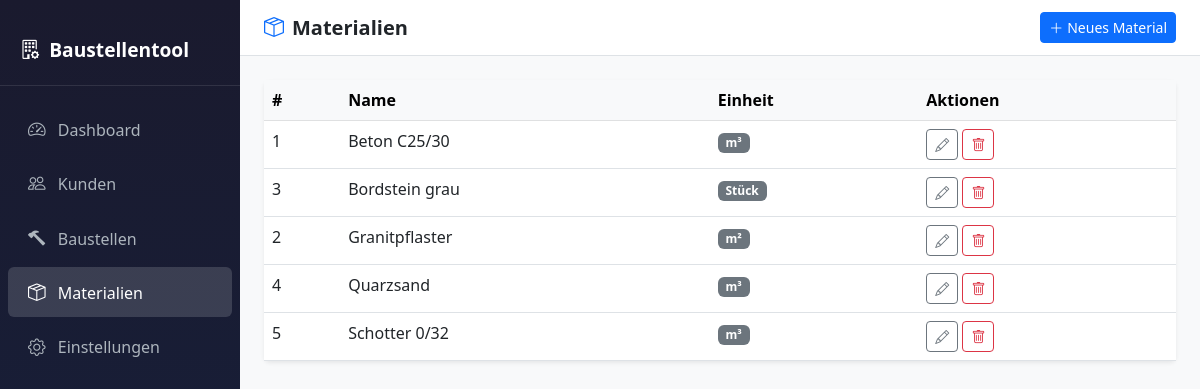
The page /index.php?page=materials on the database its author committed.
### tables this page shows
CREATE TABLE IF NOT EXISTS materials (
    id   INT          PRIMARY KEY AUTO_INCREMENT,
    name VARCHAR(255) NOT NULL,
    unit ENUM('m²','m³','Stück') NOT NULL DEFAULT 'Stück'
);

### pages/materials.php (the view, shortened to what this page needs)
<?php
$pdo = getDB();
$materials = $pdo->query('SELECT * FROM materials ORDER BY name')->fetchAll();
?>
<div class="top-navbar d-flex align-items-center justify-content-between">
    <h5 class="mb-0 fw-semibold"><i class="bi bi-box-seam me-2 text-primary"></i>Materialien</h5>
    <button class="btn btn-primary btn-sm" data-bs-toggle="modal" data-bs-target="#materialModal" onclick="resetForm()">
        <i class="bi bi-plus-lg me-1"></i>Neues Material
    </button>
</div>
<div class="p-4">
    <div class="card border-0 shadow-sm">
        <div class="card-body p-0">
            <div class="table-responsive">
                <table class="table table-hover mb-0">
                    <thead class="table-light">
                        <tr>
                            <th>#</th>
                            <th>Name</th>
                            <th>Einheit</th>
                            <th>Aktionen</th>
                        </tr>
                    </thead>
                    <tbody>
                        <?php foreach ($materials as $m): ?>
                        <tr>
                            <td><?= (int)$m['id'] ?></td>
                            <td><?= htmlspecialchars($m['name']) ?></td>
                            <td><span class="badge bg-secondary"><?= htmlspecialchars($m['unit']) ?></span></td>
                            <td>
                                <button class="btn btn-sm btn-outline-secondary btn-edit-material"
                                    data-id="<?= (int)$m['id'] ?>"
                                    data-name="<?= htmlspecialchars($m['name'], ENT_QUOTES) ?>"
                                    data-unit="<?= htmlspecialchars($m['unit'], ENT_QUOTES) ?>">
                                    <i class="bi bi-pencil"></i>
                                </button>
                                <form method="POST" action="actions/material_actions.php" class="d-inline"
                                      onsubmit="return confirm('Material wirklich löschen? Es kann nicht gelöscht werden, wenn es in Baustellen verwendet wird.')">
                                    <button type="submit" class="btn btn-sm btn-outline-danger">
                                        <i class="bi bi-trash"></i>
                                    </button>
                                </form>
                            </td>
                        </tr>
                        <?php endforeach; ?>
                    </tbody>
                </table>
            </div>
        </div>
    </div>
</div>

### includes/header.php (style rules this page uses)
body { background-color: #f8f9fa; }
.top-navbar { background: #fff; border-bottom: 1px solid #dee2e6; padding: 0.75rem 1.5rem; }

### rows shown on the page
materials: id "1", name "Beton C25/30", unit "m³"
materials: id "3", name "Bordstein grau", unit "Stück"
materials: id "2", name "Granitpflaster", unit "m²"
materials: id "4", name "Quarzsand", unit "m³"
materials: id "5", name "Schotter 0/32", unit "m³"
